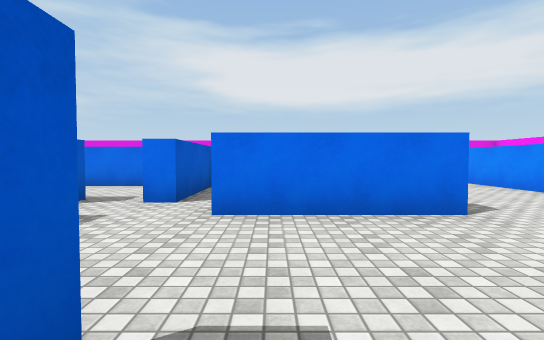
[1] (above)

21 first-person views from a walk through a scene from a Unity 3-D project. The camera is 1.3 m above the floor, tilts 2° down and sees 85° across. The floor is counted in squares, 2 m on a side. Each view is taken from the middle of a square. On the plan, view 1 faces up. The plan holds only what a view shows up to about 9 squares ahead; the rest is blank. The place goes on beyond the plan. The player character is not drawn. Surface patterns are stand-ins for the level's own textures.

[2]
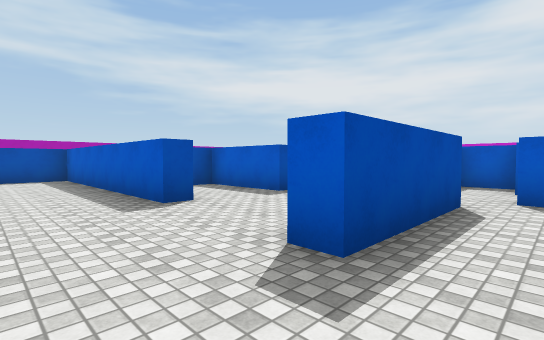

[3]
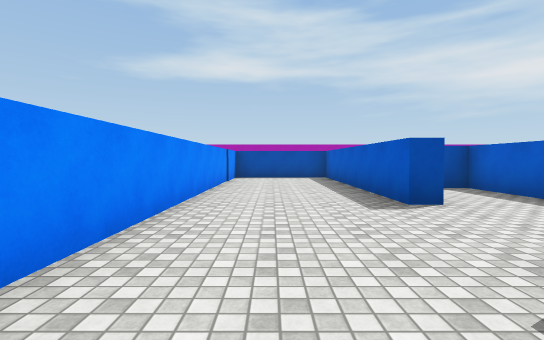

[4]
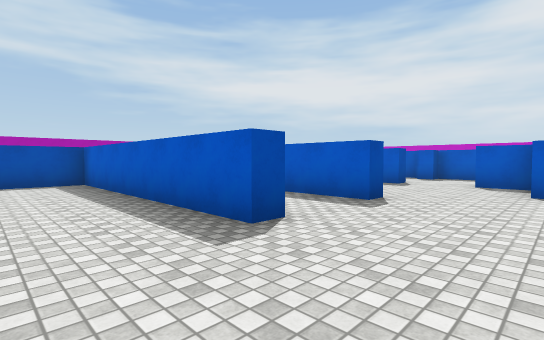

[5]
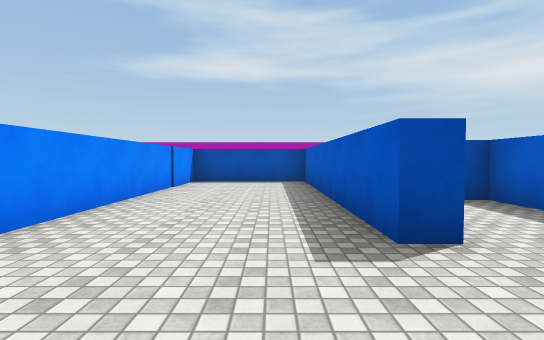

[6]
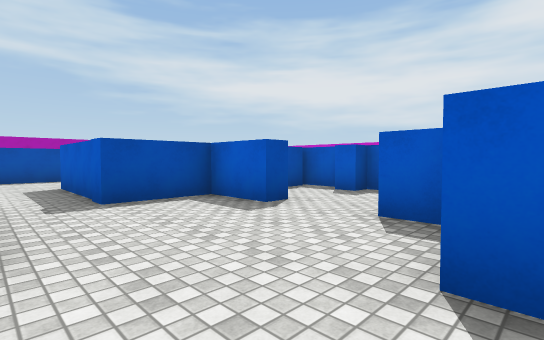

[7]
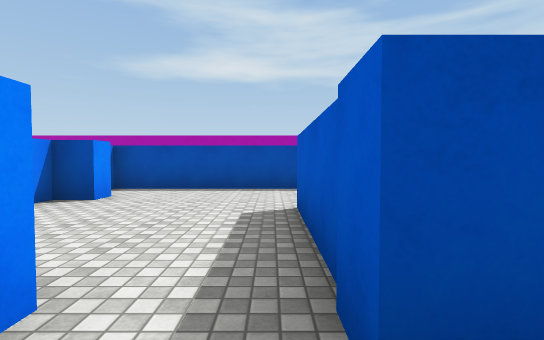

[8]
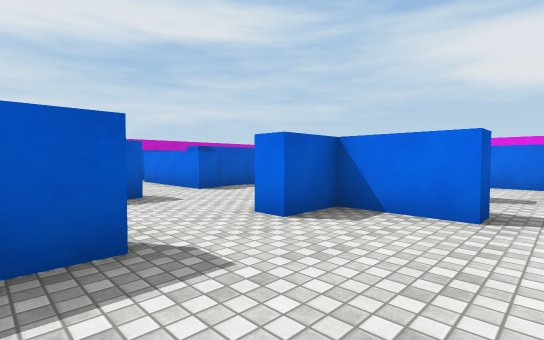

[9]
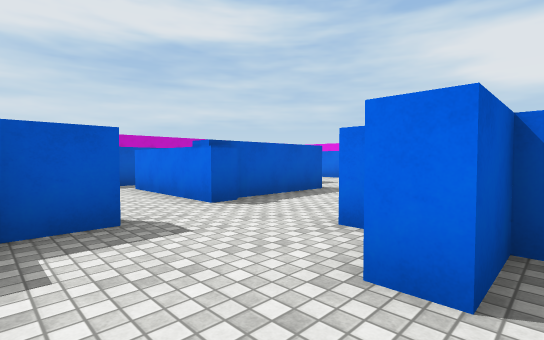

[10]
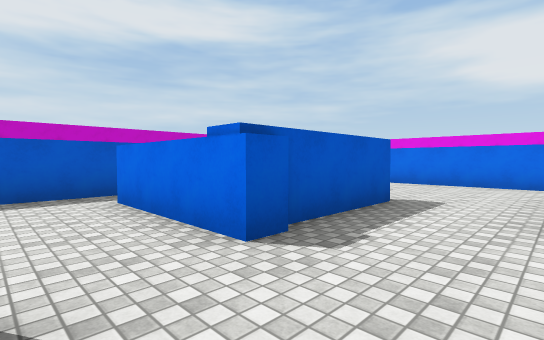

[11]
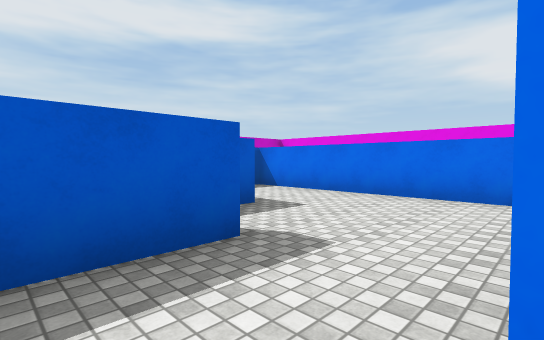

[12]
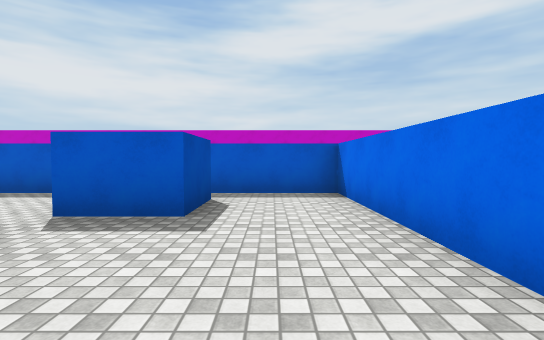

[13]
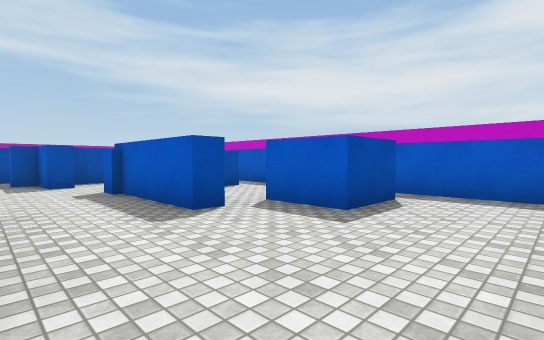

[14]
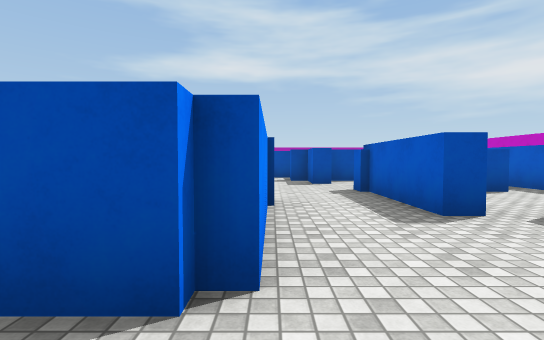

[15]
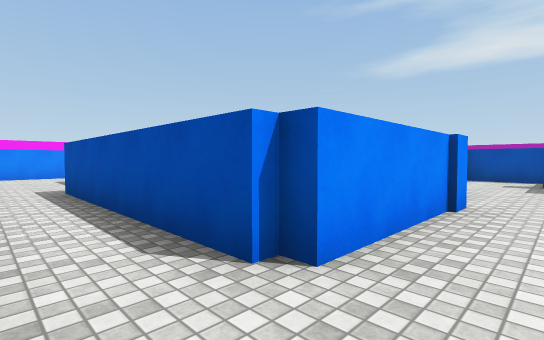

[16]
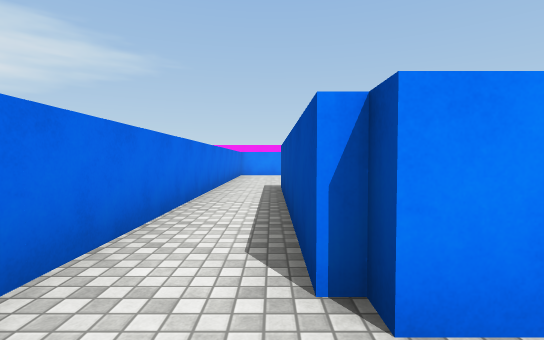

[17]
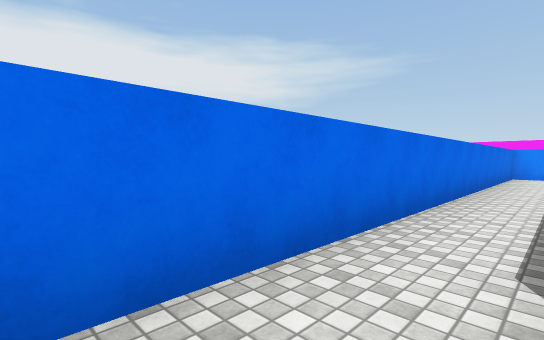

[18]
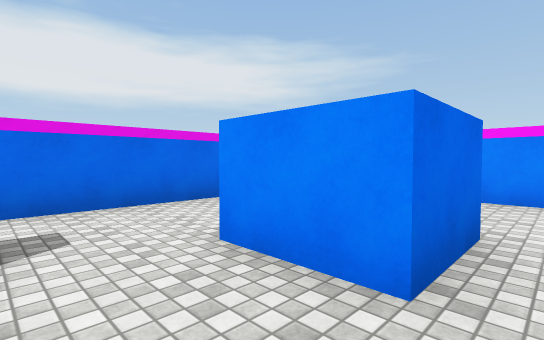

[19]
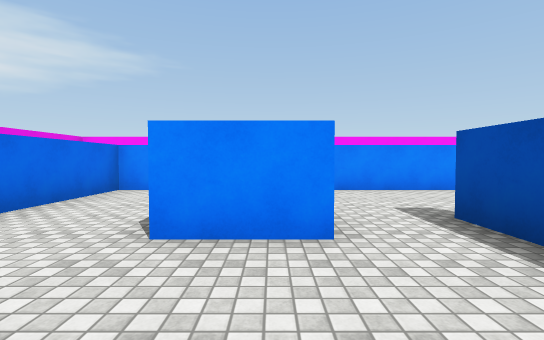

[20]
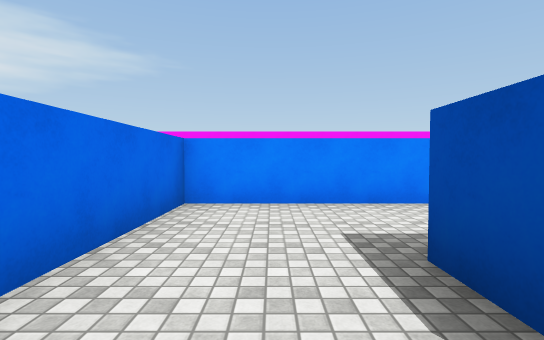

[21]
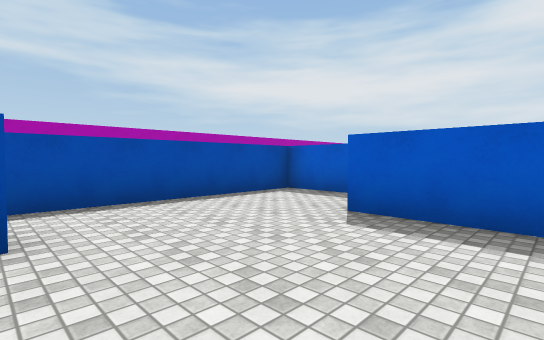

### Floor plan
Ten units are one square. View 1 is at (0, 0); x grows to the right and y downward. Boxes are objects, and circles mark ways between rooms. Rooms are numbered by the first view taken in them; rooms with no view inside come last. Other rooms are left out.
<svg viewBox="-123 -98 182 179">
<path fill="none" stroke="#000" d="M15 -7 20 -7 20 57 54 57 54 -55M-10 -7 -5 -7 -5 18 1 18M23 -40 23 -35 -8 -35M30 -55 14 -55M-15 -45 -20 -45M-26 -31 -26 -26 -41 -26 -41 -15M-30 -49 -30 -42M-46 1 -41 1 -41 18 -23 18M-41 -42 -41 -31M-76 -10 -71 -10 -71 1 -66 1 -66 8M-78 -31 -78 -26 -95 -26M-59 -42 -59 -54M-86 1 -78 1M-71 9 -71 18 -50 18M-41 -15 -49 -15M-80 -56 -80 -30M-85 -56 -80 -56M-109 -70 -94 -70 -94 -55M-59 -54 -59 -76 -55 -76M-56 -93 -118 -93 -118 -66M-15 -71 -15 -45M14 -55 14 -70M-8 -40 23 -40M14 -93 -56 -93M-56 -78 -1 -78M8 62 8 57 16 57M-41 60 -41 76 16 76M-23 18 -23 50M20 -70 30 -70M54 -55 54 -93 14 -93M-109 -30 -102 -30M-95 -26 -109 -26M-118 -38 -118 -11"/>
<circle cx="-40" cy="-5" r="3" fill="#2a7"/>
<circle cx="-10" cy="-40" r="3" fill="#2a7"/>
<circle cx="20" cy="-50" r="3" fill="#2a7"/>
<circle cx="-20" cy="20" r="3" fill="#2a7"/>
<circle cx="45" cy="-65" r="3" fill="#2a7"/>
<circle cx="-70" cy="-50" r="3" fill="#2a7"/>
<circle cx="-85" cy="-15" r="3" fill="#2a7"/>
<circle cx="-50" cy="-90" r="3" fill="#2a7"/>
<circle cx="25" cy="-85" r="3" fill="#2a7"/>
<text x="20" y="-10">1</text>
<text x="-70" y="-20">2</text>
<text x="-90" y="-70">3</text>
<text x="-10" y="-70">4</text>
<text x="-10" y="50">5</text>
<text x="40" y="-80">6</text>
<text x="-110" y="-20">7</text>
</svg>
Room 1 opens to room 2. Room 1 opens to room 4. Room 1 opens to room 5. Room 1 opens to room 6. Room 2 opens to room 3. Room 2 opens to room 7. Room 3 opens to room 4. Room 4 opens to room 6.

Where each view was taken, in squares from view 1:
view 1: 0 up, 0 right, facing up
view 2: 5 up, 4 right, facing down-left
view 3: 5 up, 4 right, facing down
view 4: 3 up, 4 right, facing down-left
view 5: 3 up, 3 right, facing down
view 6: 3 up, 1 left, facing down-left
view 7: 1 down, 2 left, facing down
view 8: 1 down, 2 left, facing up-left
view 9: 0 up, 4 left, facing up-left
view 10: 1 up, 6 left, facing up-left
view 11: 4 up, 6 left, facing up-left
view 12: 8 up, 6 left, facing left
view 13: 9 up, 6 left, facing down-left
view 14: 9 up, 6 left, facing down
view 15: 9 up, 7 left, facing down-right
view 16: 8 up, 7 left, facing right
view 17: 8 up, 7 left, facing up-right
view 18: 5 up, 0 right, facing up-right
view 19: 6 up, 1 left, facing right
view 20: 8 up, 1 right, facing right
view 21: 3 down, 1 right, facing down-left
